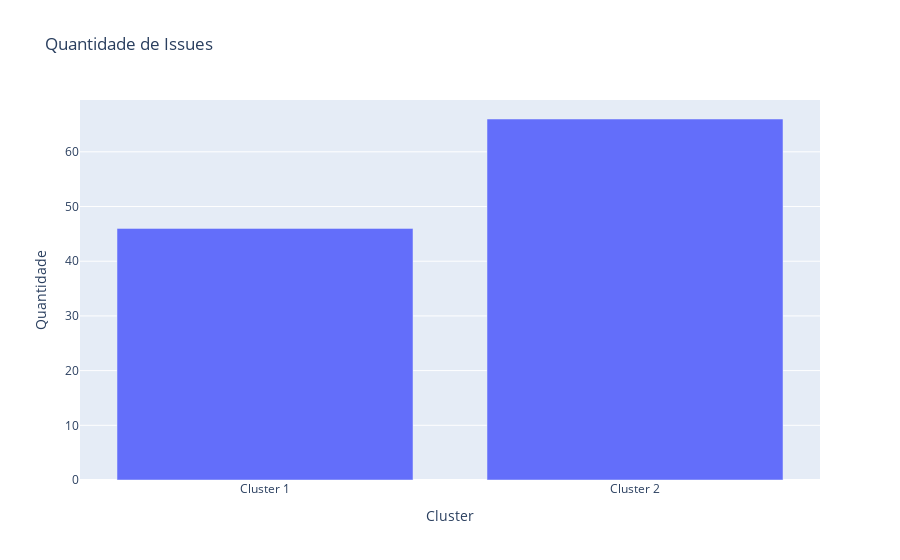

This figure's notebook cell:
### Code cell
qtdAlunos = pd.DataFrame(columns=['Cluster', 'Quantidade'])
index = 0

for i, data in enumerate(tamanhoCluster):
    qtdAlunos.loc[index] = ['Cluster ' + str(i + 1)] + list([data])
    index += 1

fig = px.bar(qtdAlunos, x='Cluster', y='Quantidade', title='Quantidade de Issues')
fig.show()

### Figure 1 — Plotly figure (JSON) as saved in the notebook; plotly's stock layout.template omitted (floating-point values rounded to 4 significant figures)
{"data": [{"alignmentgroup": "True", "hovertemplate": "Cluster=%{x}<br>Quantidade=%{y}<extra></extra>", "legendgroup": "", "marker": {"color": "#636efa", "pattern": {"shape": ""}}, "name": "", "offsetgroup": "", "orientation": "v", "showlegend": false, "textposition": "auto", "type": "bar", "x": ["Cluster 1", "Cluster 2"], "xaxis": "x", "y": [46, 66], "yaxis": "y"}], "layout": {"barmode": "relative", "legend": {"tracegroupgap": 0}, "title": {"text": "Quantidade de Issues"}, "xaxis": {"anchor": "y", "domain": [0, 1], "title": {"text": "Cluster"}}, "yaxis": {"anchor": "x", "domain": [0, 1], "title": {"text": "Quantidade"}}}}
